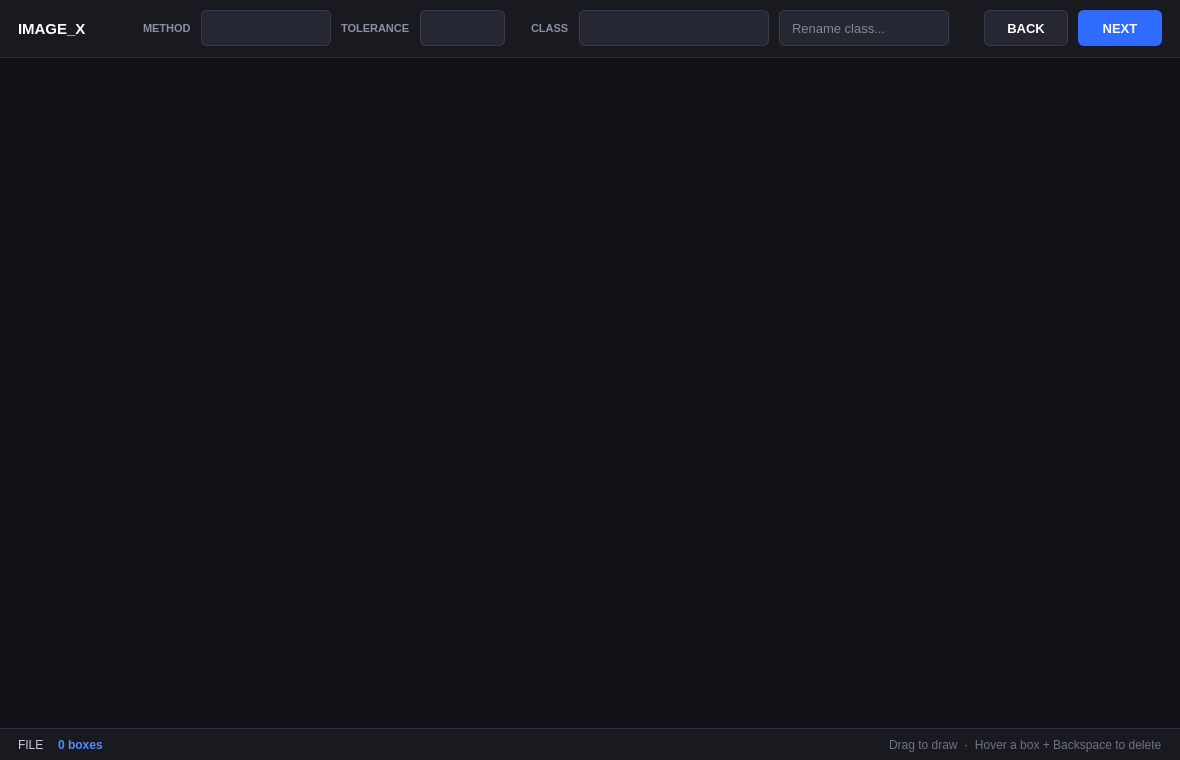
<?xml version="1.0" encoding="UTF-8"?>
<ui version="4.0">
 <class>Image</class>
 <widget class="QWidget" name="Image">
  <property name="geometry">
   <rect>
    <x>0</x>
    <y>0</y>
    <width>1180</width>
    <height>760</height>
   </rect>
  </property>
  <property name="minimumSize">
   <size>
    <width>900</width>
    <height>520</height>
   </size>
  </property>
  <property name="windowTitle">
   <string>Image Annotator</string>
  </property>
  <property name="styleSheet">
   <string notr="true">QWidget#Image {
    background-color: #0F1117;
}

QWidget {
    color: #E4E6EB;
    font-family: 'Segoe UI';
    font-size: 10pt;
}

QLabel {
    background-color: transparent;
    padding: 0px;
}

QFrame#header {
    background-color: #181A20;
    border: none;
    border-bottom: 1px solid #2A2E39;
}

QFrame#footer {
    background-color: #181A20;
    border: none;
    border-top: 1px solid #2A2E39;
}

QFrame#image_frame {
    background-color: #0F1117;
    border: none;
}

QLabel#image_label {
    font-size: 11pt;
    font-weight: 600;
    color: #FFFFFF;
}

QLabel#method_label, QLabel#class_label, QLabel#tolerance_label {
    color: #8A90A2;
    font-size: 8pt;
    font-weight: 600;
}

QLabel#file_label {
    color: #C9CDD8;
    font-size: 9pt;
}

QLabel#count_label {
    color: #528BFF;
    font-size: 9pt;
    font-weight: 600;
}

QLabel#hint_label {
    color: #6C7285;
    font-size: 9pt;
}

QPushButton {
    background-color: #252832;
    color: #FFFFFF;
    border: 1px solid #383C49;
    border-radius: 6px;
    padding: 4px 14px;
    min-height: 26px;
    font-weight: 600;
}

QPushButton:hover {
    background-color: #323746;
    border: 1px solid #528BFF;
}

QPushButton:pressed {
    background-color: #1C4FC4;
    border: 1px solid #1C4FC4;
}

QPushButton:disabled {
    background-color: #1B1E26;
    color: #5B6072;
    border: 1px solid #262A35;
}

QPushButton#next_button {
    background-color: #2F6BFF;
    border: 1px solid #2F6BFF;
}

QPushButton#next_button:hover {
    background-color: #4A7FFF;
    border: 1px solid #4A7FFF;
}

QPushButton#next_button:pressed {
    background-color: #1C4FC4;
    border: 1px solid #1C4FC4;
}

QPushButton#next_button:disabled {
    background-color: #1B1E26;
    color: #5B6072;
    border: 1px solid #262A35;
}

QComboBox {
    background-color: #252832;
    color: #E4E6EB;
    border: 1px solid #383C49;
    border-radius: 6px;
    padding: 4px 10px;
    min-height: 26px;
}

QComboBox:hover {
    border: 1px solid #528BFF;
}

QComboBox:focus {
    border: 1px solid #528BFF;
}

QComboBox::drop-down {
    background-color: transparent;
    border: none;
    width: 26px;
}

QComboBox QAbstractItemView {
    background-color: #252832;
    color: #E4E6EB;
    border: 1px solid #383C49;
    selection-background-color: #315DAB;
    selection-color: #FFFFFF;
    outline: none;
}

QComboBox QAbstractItemView::item {
    min-height: 26px;
    padding-left: 6px;
}

QLineEdit {
    background-color: #252832;
    color: #E4E6EB;
    border: 1px solid #383C49;
    border-radius: 6px;
    padding: 4px 10px;
    min-height: 26px;
    selection-background-color: #315DAB;
}

QLineEdit:hover {
    border: 1px solid #528BFF;
}

QLineEdit:focus {
    border: 1px solid #528BFF;
    background-color: #1F222B;
}

QScrollBar:vertical {
    background-color: #181A20;
    width: 8px;
    margin: 0;
}

QScrollBar::handle:vertical {
    background-color: #444957;
    border-radius: 4px;
    min-height: 20px;
}

QScrollBar::handle:vertical:hover {
    background-color: #528BFF;
}

QScrollBar::add-line:vertical, QScrollBar::sub-line:vertical {
    height: 0px;
}</string>
  </property>
  <layout class="QVBoxLayout" name="root_layout" stretch="0,1,0">
   <property name="spacing">
    <number>0</number>
   </property>
   <property name="leftMargin">
    <number>0</number>
   </property>
   <property name="topMargin">
    <number>0</number>
   </property>
   <property name="rightMargin">
    <number>0</number>
   </property>
   <property name="bottomMargin">
    <number>0</number>
   </property>
   <item>
    <widget class="QFrame" name="header">
     <property name="minimumSize">
      <size>
       <width>0</width>
       <height>58</height>
      </size>
     </property>
     <property name="maximumSize">
      <size>
       <width>16777215</width>
       <height>58</height>
      </size>
     </property>
     <property name="frameShape">
      <enum>QFrame::Shape::NoFrame</enum>
     </property>
     <layout class="QHBoxLayout" name="header_layout">
      <property name="spacing">
       <number>10</number>
      </property>
      <property name="leftMargin">
       <number>18</number>
      </property>
      <property name="topMargin">
       <number>8</number>
      </property>
      <property name="rightMargin">
       <number>18</number>
      </property>
      <property name="bottomMargin">
       <number>8</number>
      </property>
      <item>
       <widget class="QLabel" name="image_label">
        <property name="minimumSize">
         <size>
          <width>90</width>
          <height>0</height>
         </size>
        </property>
        <property name="text">
         <string>IMAGE_X</string>
        </property>
       </widget>
      </item>
      <item>
       <spacer name="left_spacer">
        <property name="orientation">
         <enum>Qt::Orientation::Horizontal</enum>
        </property>
        <property name="sizeHint" stdset="0">
         <size>
          <width>40</width>
          <height>20</height>
         </size>
        </property>
       </spacer>
      </item>
      <item>
       <widget class="QLabel" name="method_label">
        <property name="text">
         <string>METHOD</string>
        </property>
       </widget>
      </item>
      <item>
       <widget class="QComboBox" name="method_dropdown">
        <property name="minimumSize">
         <size>
          <width>130</width>
          <height>0</height>
         </size>
        </property>
       </widget>
      </item>
      <item>
       <widget class="QLabel" name="tolerance_label">
        <property name="text">
         <string>TOLERANCE</string>
        </property>
       </widget>
      </item>
      <item>
       <widget class="QComboBox" name="tolerance_dropdown">
        <property name="minimumSize">
         <size>
          <width>84</width>
          <height>0</height>
         </size>
        </property>
        <property name="toolTip">
         <string>Color tolerance of the Magic Wand</string>
        </property>
       </widget>
      </item>
      <item>
       <spacer name="group_spacer">
        <property name="orientation">
         <enum>Qt::Orientation::Horizontal</enum>
        </property>
        <property name="sizeType">
         <enum>QSizePolicy::Policy::Fixed</enum>
        </property>
        <property name="sizeHint" stdset="0">
         <size>
          <width>16</width>
          <height>20</height>
         </size>
        </property>
       </spacer>
      </item>
      <item>
       <widget class="QLabel" name="class_label">
        <property name="text">
         <string>CLASS</string>
        </property>
       </widget>
      </item>
      <item>
       <widget class="QComboBox" name="class_dropdown">
        <property name="minimumSize">
         <size>
          <width>190</width>
          <height>0</height>
         </size>
        </property>
        <property name="maxVisibleItems">
         <number>14</number>
        </property>
       </widget>
      </item>
      <item>
       <widget class="QLineEdit" name="class_name_edit">
        <property name="minimumSize">
         <size>
          <width>170</width>
          <height>0</height>
         </size>
        </property>
        <property name="placeholderText">
         <string>Rename class...</string>
        </property>
        <property name="clearButtonEnabled">
         <bool>true</bool>
        </property>
       </widget>
      </item>
      <item>
       <spacer name="right_spacer">
        <property name="orientation">
         <enum>Qt::Orientation::Horizontal</enum>
        </property>
        <property name="sizeHint" stdset="0">
         <size>
          <width>40</width>
          <height>20</height>
         </size>
        </property>
       </spacer>
      </item>
      <item>
       <widget class="QPushButton" name="back_button">
        <property name="minimumSize">
         <size>
          <width>84</width>
          <height>0</height>
         </size>
        </property>
        <property name="cursor">
         <cursorShape>PointingHandCursor</cursorShape>
        </property>
        <property name="text">
         <string>BACK</string>
        </property>
       </widget>
      </item>
      <item>
       <widget class="QPushButton" name="next_button">
        <property name="minimumSize">
         <size>
          <width>84</width>
          <height>0</height>
         </size>
        </property>
        <property name="cursor">
         <cursorShape>PointingHandCursor</cursorShape>
        </property>
        <property name="text">
         <string>NEXT</string>
        </property>
       </widget>
      </item>
     </layout>
    </widget>
   </item>
   <item>
    <widget class="QFrame" name="image_frame">
     <property name="sizePolicy">
      <sizepolicy hsizetype="Expanding" vsizetype="Expanding">
       <horstretch>0</horstretch>
       <verstretch>1</verstretch>
      </sizepolicy>
     </property>
     <property name="frameShape">
      <enum>QFrame::Shape::NoFrame</enum>
     </property>
     <layout class="QVBoxLayout" name="image_layout">
      <property name="spacing">
       <number>0</number>
      </property>
      <property name="leftMargin">
       <number>14</number>
      </property>
      <property name="topMargin">
       <number>14</number>
      </property>
      <property name="rightMargin">
       <number>14</number>
      </property>
      <property name="bottomMargin">
       <number>14</number>
      </property>
     </layout>
    </widget>
   </item>
   <item>
    <widget class="QFrame" name="footer">
     <property name="minimumSize">
      <size>
       <width>0</width>
       <height>32</height>
      </size>
     </property>
     <property name="maximumSize">
      <size>
       <width>16777215</width>
       <height>32</height>
      </size>
     </property>
     <property name="frameShape">
      <enum>QFrame::Shape::NoFrame</enum>
     </property>
     <layout class="QHBoxLayout" name="footer_layout">
      <property name="spacing">
       <number>14</number>
      </property>
      <property name="leftMargin">
       <number>18</number>
      </property>
      <property name="topMargin">
       <number>4</number>
      </property>
      <property name="rightMargin">
       <number>18</number>
      </property>
      <property name="bottomMargin">
       <number>4</number>
      </property>
      <item>
       <widget class="QLabel" name="file_label">
        <property name="text">
         <string>FILE</string>
        </property>
       </widget>
      </item>
      <item>
       <widget class="QLabel" name="count_label">
        <property name="text">
         <string>0 boxes</string>
        </property>
       </widget>
      </item>
      <item>
       <spacer name="footer_spacer">
        <property name="orientation">
         <enum>Qt::Orientation::Horizontal</enum>
        </property>
        <property name="sizeHint" stdset="0">
         <size>
          <width>40</width>
          <height>20</height>
         </size>
        </property>
       </spacer>
      </item>
      <item>
       <widget class="QLabel" name="hint_label">
        <property name="text">
         <string>Drag to draw  ·  Hover a box + Backspace to delete</string>
        </property>
       </widget>
      </item>
     </layout>
    </widget>
   </item>
  </layout>
 </widget>
 <resources/>
 <connections/>
</ui>
